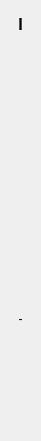
  <widget class="QWidget" name="verticalLayoutWidget_10">
   <property name="geometry">
    <rect>
     <x>1090</x>
     <y>80</y>
     <width>41</width>
     <height>441</height>
    </rect>
   </property>
   <layout class="QVBoxLayout" name="verticalLayout_19">
    <item>
     <widget class="QLabel" name="label_col_i">
      <property name="font">
       <font>
        <pointsize>12</pointsize>
        <bold>true</bold>
       </font>
      </property>
      <property name="text">
       <string>I</string>
      </property>
      <property name="alignment">
       <set>Qt::AlignCenter</set>
      </property>
     </widget>
    </item>
    <item>
     <widget class="QLabel" name="label_ai">
      <property name="text">
       <string/>
      </property>
      <property name="alignment">
       <set>Qt::AlignCenter</set>
      </property>
     </widget>
    </item>
    <item>
     <widget class="QLabel" name="label_bi">
      <property name="text">
       <string/>
      </property>
      <property name="alignment">
       <set>Qt::AlignCenter</set>
      </property>
     </widget>
    </item>
    <item>
     <widget class="QLabel" name="label_ci">
      <property name="text">
       <string/>
      </property>
      <property name="alignment">
       <set>Qt::AlignCenter</set>
      </property>
     </widget>
    </item>
    <item>
     <widget class="QLabel" name="label_di">
      <property name="text">
       <string/>
      </property>
      <property name="alignment">
       <set>Qt::AlignCenter</set>
      </property>
     </widget>
    </item>
    <item>
     <widget class="QLabel" name="label_ei">
      <property name="text">
       <string/>
      </property>
      <property name="alignment">
       <set>Qt::AlignCenter</set>
      </property>
     </widget>
    </item>
    <item>
     <widget class="QLabel" name="label_fi">
      <property name="text">
       <string/>
      </property>
      <property name="alignment">
       <set>Qt::AlignCenter</set>
      </property>
     </widget>
    </item>
    <item>
     <widget class="QLabel" name="label_gi">
      <property name="text">
       <string/>
      </property>
      <property name="alignment">
       <set>Qt::AlignCenter</set>
      </property>
     </widget>
    </item>
    <item>
     <widget class="QLabel" name="label_hi">
      <property name="text">
       <string/>
      </property>
      <property name="alignment">
       <set>Qt::AlignCenter</set>
      </property>
     </widget>
    </item>
    <item>
     <widget class="QLabel" name="label_ii">
      <property name="text">
       <string>-</string>
      </property>
      <property name="alignment">
       <set>Qt::AlignCenter</set>
      </property>
     </widget>
    </item>
    <item>
     <widget class="QLabel" name="label_ji">
      <property name="text">
       <string/>
      </property>
      <property name="alignment">
       <set>Qt::AlignCenter</set>
      </property>
     </widget>
    </item>
    <item>
     <widget class="QLabel" name="label_ki">
      <property name="text">
       <string/>
      </property>
      <property name="alignment">
       <set>Qt::AlignCenter</set>
      </property>
     </widget>
    </item>
    <item>
     <widget class="QLabel" name="label_li">
      <property name="text">
       <string/>
      </property>
      <property name="alignment">
       <set>Qt::AlignCenter</set>
      </property>
     </widget>
    </item>
   </layout>
  </widget>
